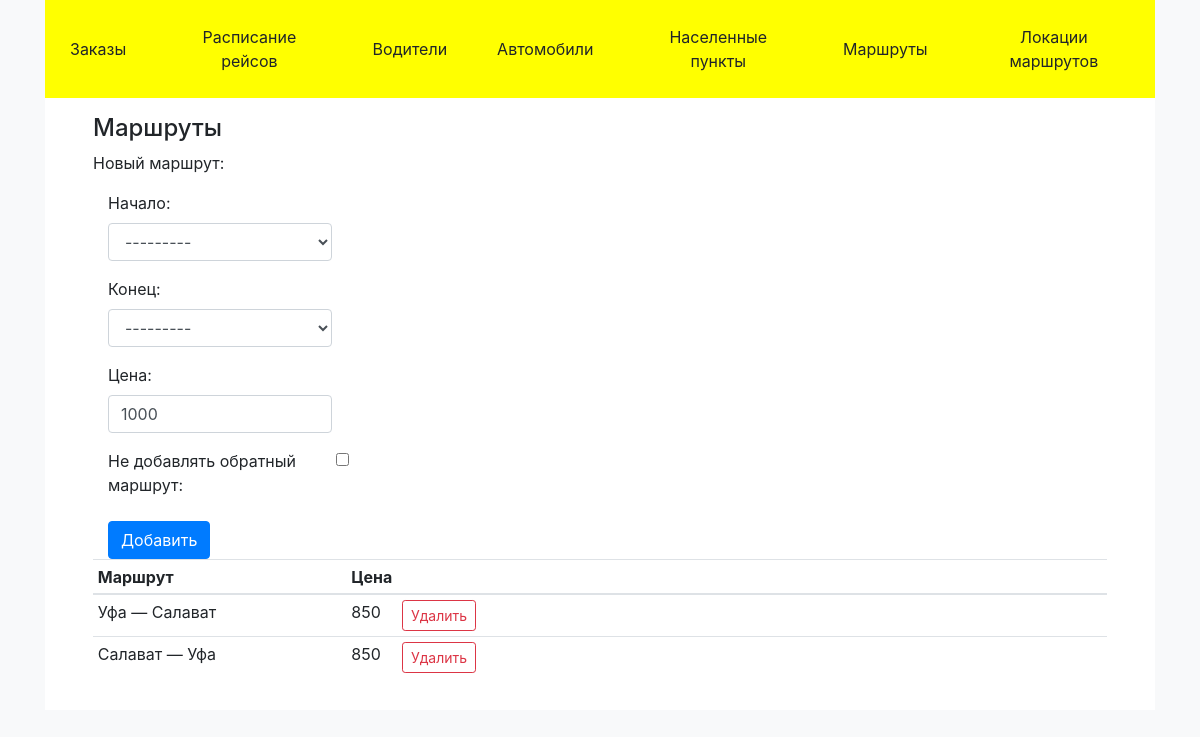
/routes, run on the app's committed database.
### main/models.py (models this page shows, shortened)
class Route(models.Model):
    start_area = models.ForeignKey(Area, related_name='starting_routes',
                                   on_delete=models.CASCADE)
    finish_area = models.ForeignKey(Area, related_name='finishing_routes',
                                    on_delete=models.CASCADE)
    price = models.PositiveIntegerField(default=1000, validators=[
        MinValueValidator(100),
        MaxValueValidator(9999)])
    class Meta:
        unique_together = ('start_area', 'finish_area')
        verbose_name_plural = 'Маршруты'

class Area(models.Model):
    name = models.CharField(max_length=50, blank=False, unique=True)
    def __str__(self):
        return self.name
    class Meta:
        verbose_name_plural = 'Локации маршрута'

### main/views/routes.py (the view)
# urls.py: path('routes', views.routes.routes),
def routes(request):
    routes = Route.objects.all()
    form = RouteForm()
    dic = {
        'form': form,
        'routes': routes,
        'title': 'Маршруты',
    }
    return render(request, 'main/routes.html', dic)

### main/forms.py
class RouteForm(forms.Form):
    start_area = forms.ModelChoiceField(
        label='Начало',
        widget=forms.Select(attrs={
            "class": "form-control",
        }),
        queryset=Area.objects.all().order_by('name')
    )
    finish_area = forms.ModelChoiceField(
        label='Конец',
        widget=forms.Select(attrs={
            "class": "form-control",
        }),
        queryset=Area.objects.all().order_by('name')
    )
    price = forms.IntegerField(
        label='Цена',
        initial=1000,
        step_size=50,
        min_value=100,
        max_value=9999,
        widget=forms.NumberInput(attrs={
            "class": "form-control mb-3",
        }),)
    no_reverse_route = forms.BooleanField(
        label='Не добавлять обратный маршрут',
        widget=forms.CheckboxInput(attrs={
            "class": "form-check-inline form-check-input mx-1 mt-1",
        }),
        required=False,
    )
    required_css_class = rcc
    class Meta:
        model = Route
        exclude = []

### main/templates/main/routes.html (shortened to what this page needs)
{% extends 'main/base.html' %}
{% block content %}
<div>
    <div>Новый маршрут:</div>
    <form method="post" action="route/add" class="col-md-3">
        {{ form }}
            <div class="">
                <input type="submit"  value='Добавить'
                       class="btn btn-primary mt-3 justify-content-end"/>
            </div>
    </form>
    <table class="table table-sm table-hover" width="50%">
        <thead>
        <tr>
            <th class="" width="25%">
                Маршрут
            </th>
            <th class="" width="5%">
                Цена
            </th>
            <th class="">
            </th>
        </tr>
        </thead>
        <tbody>
            {% for route in routes %}
                <tr>
                    <td>{{ route.start_area.name }} — {{ route.finish_area.name }}</td>
                    <td>{{ route.price }}</td>
                    <td>
                        <form method="post" action="route/delete/{{route.id}}" class="">
                            <input type="submit"  value='Удалить'
                                   class="btn btn-sm btn-outline-danger justify-content-end"/>
                        </form>
                    </td>
                </tr>
            {% endfor %}
        </tbody>
    </table>
</div>
{% endblock %}

### data on the page
Route: start_area.name "Уфа", finish_area.name "Салават", price "850"
Route: start_area.name "Салават", finish_area.name "Уфа", price "850"

### other printed values
{{ title }} "Маршруты"
